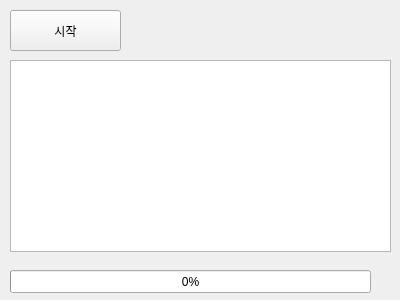
<?xml version="1.0" encoding="UTF-8"?>
<ui version="4.0">
 <class>Form</class>
 <widget class="QWidget" name="Form">
  <property name="geometry">
   <rect>
    <x>0</x>
    <y>0</y>
    <width>400</width>
    <height>300</height>
   </rect>
  </property>
  <property name="maximumSize">
   <size>
    <width>400</width>
    <height>300</height>
   </size>
  </property>
  <property name="windowTitle">
   <string>Form</string>
  </property>
  <widget class="QPushButton" name="btnStart">
   <property name="geometry">
    <rect>
     <x>10</x>
     <y>10</y>
     <width>111</width>
     <height>41</height>
    </rect>
   </property>
   <property name="text">
    <string>시작</string>
   </property>
  </widget>
  <widget class="QTextBrowser" name="txbLog">
   <property name="geometry">
    <rect>
     <x>10</x>
     <y>60</y>
     <width>381</width>
     <height>192</height>
    </rect>
   </property>
  </widget>
  <widget class="QProgressBar" name="pgbTask">
   <property name="geometry">
    <rect>
     <x>10</x>
     <y>270</y>
     <width>361</width>
     <height>23</height>
    </rect>
   </property>
   <property name="value">
    <number>0</number>
   </property>
  </widget>
 </widget>
 <resources/>
 <connections/>
</ui>
